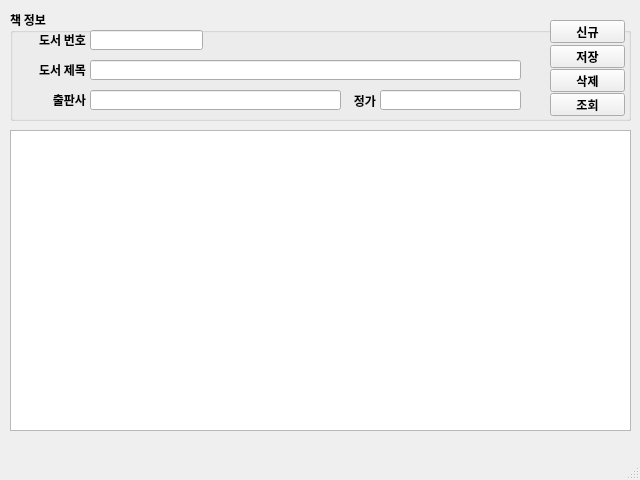
<?xml version="1.0" encoding="UTF-8"?>
<ui version="4.0">
 <class>MainWindow</class>
 <widget class="QMainWindow" name="MainWindow">
  <property name="geometry">
   <rect>
    <x>0</x>
    <y>0</y>
    <width>640</width>
    <height>480</height>
   </rect>
  </property>
  <property name="maximumSize">
   <size>
    <width>640</width>
    <height>480</height>
   </size>
  </property>
  <property name="font">
   <font>
    <family>나눔고딕코딩</family>
    <weight>75</weight>
    <bold>true</bold>
   </font>
  </property>
  <property name="windowTitle">
   <string>마당 도서관리 V1.0</string>
  </property>
  <widget class="QWidget" name="centralwidget">
   <widget class="QGroupBox" name="groupBox">
    <property name="geometry">
     <rect>
      <x>10</x>
      <y>10</y>
      <width>621</width>
      <height>111</height>
     </rect>
    </property>
    <property name="title">
     <string>책 정보</string>
    </property>
    <widget class="QLabel" name="label">
     <property name="geometry">
      <rect>
       <x>20</x>
       <y>24</y>
       <width>56</width>
       <height>12</height>
      </rect>
     </property>
     <property name="text">
      <string>도서 번호</string>
     </property>
     <property name="alignment">
      <set>Qt::AlignRight|Qt::AlignTrailing|Qt::AlignVCenter</set>
     </property>
    </widget>
    <widget class="QLineEdit" name="txtBookId">
     <property name="geometry">
      <rect>
       <x>80</x>
       <y>20</y>
       <width>113</width>
       <height>20</height>
      </rect>
     </property>
     <property name="inputMethodHints">
      <set>Qt::ImhFormattedNumbersOnly</set>
     </property>
    </widget>
    <widget class="QLabel" name="label_3">
     <property name="geometry">
      <rect>
       <x>20</x>
       <y>84</y>
       <width>56</width>
       <height>12</height>
      </rect>
     </property>
     <property name="text">
      <string>출판사</string>
     </property>
     <property name="alignment">
      <set>Qt::AlignRight|Qt::AlignTrailing|Qt::AlignVCenter</set>
     </property>
    </widget>
    <widget class="QLineEdit" name="txtPublisher">
     <property name="geometry">
      <rect>
       <x>80</x>
       <y>80</y>
       <width>251</width>
       <height>20</height>
      </rect>
     </property>
    </widget>
    <widget class="QLineEdit" name="txtPrice">
     <property name="geometry">
      <rect>
       <x>370</x>
       <y>80</y>
       <width>141</width>
       <height>20</height>
      </rect>
     </property>
    </widget>
    <widget class="QLabel" name="label_4">
     <property name="geometry">
      <rect>
       <x>310</x>
       <y>85</y>
       <width>56</width>
       <height>12</height>
      </rect>
     </property>
     <property name="text">
      <string>정가</string>
     </property>
     <property name="alignment">
      <set>Qt::AlignRight|Qt::AlignTrailing|Qt::AlignVCenter</set>
     </property>
    </widget>
    <widget class="QLabel" name="label_2">
     <property name="geometry">
      <rect>
       <x>20</x>
       <y>54</y>
       <width>56</width>
       <height>12</height>
      </rect>
     </property>
     <property name="text">
      <string>도서 제목</string>
     </property>
     <property name="alignment">
      <set>Qt::AlignRight|Qt::AlignTrailing|Qt::AlignVCenter</set>
     </property>
    </widget>
    <widget class="QLineEdit" name="txtBookName">
     <property name="geometry">
      <rect>
       <x>80</x>
       <y>50</y>
       <width>431</width>
       <height>20</height>
      </rect>
     </property>
    </widget>
    <widget class="QPushButton" name="btnNew">
     <property name="geometry">
      <rect>
       <x>540</x>
       <y>10</y>
       <width>75</width>
       <height>23</height>
      </rect>
     </property>
     <property name="text">
      <string>신규</string>
     </property>
    </widget>
    <widget class="QPushButton" name="btnSave">
     <property name="geometry">
      <rect>
       <x>540</x>
       <y>35</y>
       <width>75</width>
       <height>23</height>
      </rect>
     </property>
     <property name="text">
      <string>저장</string>
     </property>
    </widget>
    <widget class="QPushButton" name="btnDel">
     <property name="geometry">
      <rect>
       <x>540</x>
       <y>59</y>
       <width>75</width>
       <height>23</height>
      </rect>
     </property>
     <property name="text">
      <string>삭제</string>
     </property>
    </widget>
    <widget class="QPushButton" name="btnReload">
     <property name="geometry">
      <rect>
       <x>540</x>
       <y>83</y>
       <width>75</width>
       <height>23</height>
      </rect>
     </property>
     <property name="text">
      <string>조회</string>
     </property>
    </widget>
   </widget>
   <widget class="QTableWidget" name="tblBooks">
    <property name="geometry">
     <rect>
      <x>10</x>
      <y>130</y>
      <width>621</width>
      <height>301</height>
     </rect>
    </property>
   </widget>
  </widget>
  <widget class="QMenuBar" name="menubar">
   <property name="geometry">
    <rect>
     <x>0</x>
     <y>0</y>
     <width>640</width>
     <height>21</height>
    </rect>
   </property>
  </widget>
  <widget class="QStatusBar" name="statusbar"/>
 </widget>
 <tabstops>
  <tabstop>txtBookId</tabstop>
  <tabstop>txtBookName</tabstop>
  <tabstop>txtPublisher</tabstop>
  <tabstop>txtPrice</tabstop>
  <tabstop>btnNew</tabstop>
  <tabstop>btnSave</tabstop>
  <tabstop>btnDel</tabstop>
  <tabstop>btnReload</tabstop>
  <tabstop>tblBooks</tabstop>
 </tabstops>
 <resources/>
 <connections/>
</ui>
